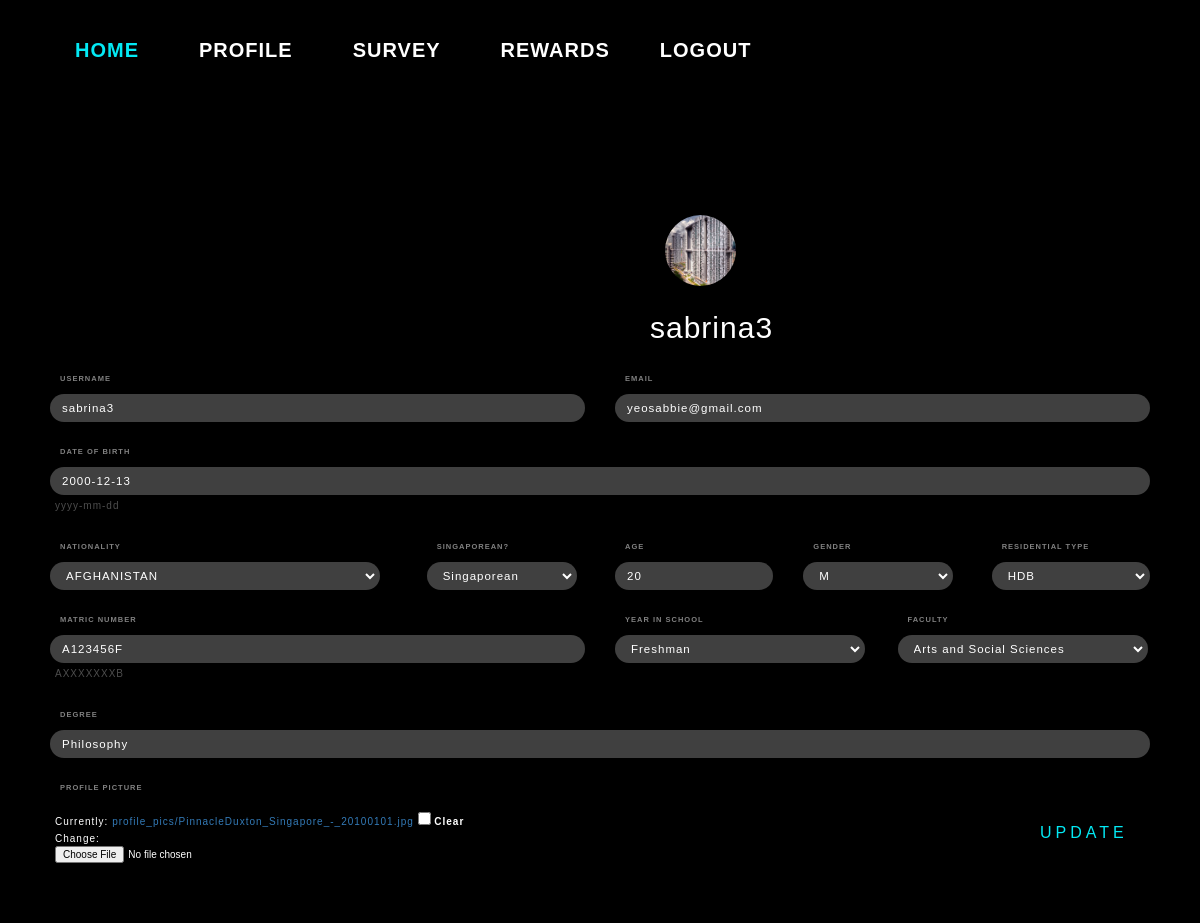
The app's page /accounts/profile/ (signed in) with its own data.
### accounts/models.py (models this page shows, shortened)
class UserProfileInfo(models.Model):
    user = models.OneToOneField(User, on_delete=models.CASCADE)
    name = models.CharField('Full Name',max_length=200)
    matriculationNumber = models.CharField('Matric Number',
    max_length=10,help_text='AXXXXXXXB')
    age = models.IntegerField()
    dob = models.DateField('Date of Birth', help_text='yyyy-mm-dd')
    genderChoices = [('Female','F'),('Male','M')]
    gender = models.CharField(max_length=10, choices=genderChoices)
    email = models.EmailField(max_length=200, blank=False)
    portfolio_site = models.URLField(blank=True)
    profile_pic = models.ImageField(upload_to='profile_pics', blank=True)
    countryChoices = [
    ('AFGHANISTAN', 'AFGHANISTAN'),
    ('ALBANIA', 'ALBANIA'),
    ('ALGERIA', 'ALGERIA'),
    ('AMERICAN SAMOA', 'AMERICAN SAMOA'),
    ('ANDORRA', 'ANDORRA'),
    ('ANGOLA', 'ANGOLA'),
    ('ANGUILLA', 'ANGUILLA'),
    ('ANTARCTICA', 'ANTARCTICA'),
    ('ANTIGUA AND BARBUDA', 'ANTIGUA AND BARBUDA'),
    ('ARGENTINA', 'ARGENTINA'),
    ('ARMENIA', 'ARMENIA'),
    ('ARUBA', 'ARUBA'),
    ('AUSTRALIA', 'AUSTRALIA'),
    ('AUSTRIA', 'AUSTRIA'),
    ('AZERBAIJAN', 'AZERBAIJAN'),
    ('BAHAMAS', 'BAHAMAS'),
    ('BAHRAIN', 'BAHRAIN'),
    ('BANGLADESH', 'BANGLADESH'),
    ('BARBADOS', 'BARBADOS'),
    ('BELARUS', 'BELARUS'),
    ('BELGIUM', 'BELGIUM'),
    ('BELIZE', 'BELIZE'),
    ('BENIN', 'BENIN'),
    ('BERMUDA', 'BERMUDA'),
    ('BHUTAN', 'BHUTAN'),
    ('BOLIVIA', 'BOLIVIA'),
    ('BOSNIA AND HERZEGOVINA', 'BOSNIA AND HERZEGOVINA'),
    ('BOTSWANA', 'BOTSWANA'),
    ('BOUVET ISLAND', 'BOUVET ISLAND'),
    ('BRAZIL', 'BRAZIL'),
    ('BRITISH INDIAN OCEAN TERRITORY', 'BRITISH INDIAN OCEAN TERRITORY'),
    ('BRUNEI DARUSSALAM', 'BRUNEI DARUSSALAM'),
    ('BULGARIA', 'BULGARIA'),
    ('BURKINA FASO', 'BURKINA FASO'),
    ('BURUNDI', 'BURUNDI'),
    ('CAMBODIA', 'CAMBODIA'),
    ('CAMEROON', 'CAMEROON'),
    ('CANADA', 'CANADA'),
    ('CAPE VERDE', 'CAPE VERDE'),
    ('CAYMAN ISLANDS', 'CAYMAN ISLANDS'),
    ('CENTRAL AFRICAN REPUBLIC', 'CENTRAL AFRICAN REPUBLIC'),
    ('CHAD', 'CHAD'),
    ('CHILE', 'CHILE'),
    ('CHINA', 'CHINA'),
    ('CHRISTMAS ISLAND', 'CHRISTMAS ISLAND'),
    ('COCOS (KEELING) ISLANDS', 'COCOS (KEELING) ISLANDS'),
    ('COLOMBIA', 'COLOMBIA'),
    ('COMOROS', 'COMOROS'),
    ('CONGO', 'CONGO'),
    ('CONGO, THE DEMOCRATIC REPUBLIC OF', 'CONGO, THE DEMOCRATIC REPUBLIC OF'),
    ('COOK ISLANDS', 'COOK ISLANDS'),
    ('COSTA RICA', 'COSTA RICA'),
    ("CÃ”TE D'IVOIRE", "CÃ”TE D'IVOIRE"),
    ('CROATIA', 'CROATIA'),
    ('CUBA', 'CUBA'),
    ('CYPRUS', 'CYPRUS'),
    ('CZECH REPUBLIC', 'CZECH REPUBLIC'),
    ('DENMARK', 'DENMARK'),
    ('DJIBOUTI', 'DJIBOUTI'),
    ('DOMINICA', 'DOMINICA'),
    ('DOMINICAN REPUBLIC', 'DOMINICAN REPUBLIC'),
    ('ECUADOR', 'ECUADOR'),
    ('EGYPT', 'EGYPT'),
    ('EL SALVADOR', 'EL SALVADOR'),
    ('EQUATORIAL GUINEA', 'EQUATORIAL GUINEA'),
    ('ERITREA', 'ERITREA'),
    ('ESTONIA', 'ESTONIA'),
    ('ETHIOPIA', 'ETHIOPIA'),
    ('FALKLAND ISLANDS (MALVINAS)', 'FALKLAND ISLANDS (MALVINAS)'),
    ('FAROE ISLANDS', 'FAROE ISLANDS'),
    ('FIJI', 'FIJI'),
    ('FINLAND', 'FINLAND'),
    ('FRANCE', 'FRANCE'),
    ('FRENCH GUIANA', 'FRENCH GUIANA'),
    ('FRENCH POLYNESIA', 'FRENCH POLYNESIA'),
    ('FRENCH SOUTHERN TERRITORIES', 'FRENCH SOUTHERN TERRITORIES'),
    ('GABON', 'GABON'),
    ('GAMBIA', 'GAMBIA'),
    ('GEORGIA', 'GEORGIA'),
    ('GERMANY', 'GERMANY'),
    ('GHANA', 'GHANA'),
    ('GIBRALTAR', 'GIBRALTAR'),
    ('GREECE', 'GREECE'),
    ('GREENLAND', 'GREENLAND'),
    ('GRENADA', 'GRENADA'),
    ('GUADELOUPE', 'GUADELOUPE'),
    ('GUAM', 'GUAM'),
    ('GUATEMALA', 'GUATEMALA'),
    ('GN', 'GUINEA'),
    ('GUYANA', 'GUYANA'),
    ('HAITI', 'HAITI'),
    ('HEARD ISLAND AND MCDONALD ISLANDS', 'HEARD ISLAND AND MCDONALD ISLANDS'),
    ('HONDURAS', 'HONDURAS'),
    ('HONG KONG', 'HONG KONG'),
    ('HUNGARY', 'HUNGARY'),
    ('ICELAND', 'ICELAND'),
    ('INDIA', 'INDIA'),
    ('INDONESIA', 'INDONESIA'),
    ('IRAN, ISLAMIC REPUBLIC OF', 'IRAN, ISLAMIC REPUBLIC OF'),
    ('IRAQ', 'IRAQ'),
    ('IRELAND', 'IRELAND'),
    ('ISRAEL', 'ISRAEL'),
    ('ITALY', 'ITALY'),
    ('JAMAICA', 'JAMAICA'),
    ('JAPAN', 'JAPAN'),
    ('JORDAN', 'JORDAN'),
    ('KAZAKHSTAN', 'KAZAKHSTAN'),
    ('KENYA', 'KENYA'),
    ('KIRIBATI', 'KIRIBATI'),
    ("KOREA, DEMOCRATIC PEOPLE'S REPUBLIC OF", "KOREA, DEMOCRATIC PEOPLE'S REPUBLIC OF"),
    ('KOREA, REPUBLIC OF', 'KOREA, REPUBLIC OF'),
    ('KUWAIT', 'KUWAIT'),
    ('KYRGYZSTAN', 'KYRGYZSTAN'),
    ("LAO PEOPLE'S DEMOCRATIC REPUBLIC", "LAO PEOPLE'S DEMOCRATIC REPUBLIC"),
    ('LATVIA', 'LATVIA'),
    ('LEBANON', 'LEBANON'),
    ('LESOTHO', 'LESOTHO'),
    ('LIBERIA', 'LIBERIA'),
    ('LIBYAN ARAB JAMAHIRIYA', 'LIBYAN ARAB JAMAHIRIYA'),
    ('LIECHTENSTEIN', 'LIECHTENSTEIN'),
    ('LITHUANIA', 'LITHUANIA'),
    ('LUXEMBOURG', 'LUXEMBOURG'),
    ('MACAO', 'MACAO'),
    ('MACEDONIA, THE FORMER YUGOSLAV REPUBLIC OF', 'MACEDONIA, THE FORMER YUGOSLAV REPUBLIC OF'),
    ('MADAGASCAR', 'MADAGASCAR'),
    ('MALAWI', 'MALAWI'),
    ('MALAYSIA', 'MALAYSIA'),
    ('MALDIVES', 'MALDIVES'),
    ('MALI', 'MALI'),
    ('MALTA', 'MALTA'),
    ('MARSHALL ISLANDS', 'MARSHALL ISLANDS'),
    ('MARTINIQUE', 'MARTINIQUE'),
    ('MAURITANIA', 'MAURITANIA'),
    ('MAURITIUS', 'MAURITIUS'),
    ('MAYOTTE', 'MAYOTTE'),
    ('MEXICO', 'MEXICO'),
    ('MICRONESIA, FEDERATED STATES OF', 'MICRONESIA, FEDERATED STATES OF'),
    ('MOLDOVA, REPUBLIC OF', 'MOLDOVA, REPUBLIC OF'),
    ('MONACO', 'MONACO'),
    ('MONGOLIA', 'MONGOLIA'),
    ('MONTSERRAT', 'MONTSERRAT'),
    ('MOROCCO', 'MOROCCO'),
    ('MOZAMBIQUE', 'MOZAMBIQUE'),
    ('MYANMAR', 'MYANMAR'),
    ('NAMIBIA', 'NAMIBIA'),
    ('NAURU', 'NAURU'),
    ('NEPAL', 'NEPAL'),
    ('NETHERLANDS', 'NETHERLANDS'),
    ('NETHERLANDS ANTILLES', 'NETHERLANDS ANTILLES'),
    ('NEW CALEDONIA', 'NEW CALEDONIA'),
    ('NEW ZEALAND', 'NEW ZEALAND'),
    ('NICARAGUA', 'NICARAGUA'),
    ('NIGER', 'NIGER'),
    ('NIGERIA', 'NIGERIA'),
    ('NIUE', 'NIUE'),
    ('NORFOLK ISLAND', 'NORFOLK ISLAND'),
    ('NORTHERN MARIANA ISLANDS', 'NORTHERN MARIANA ISLANDS'),
    ('NORWAY', 'NORWAY'),
    ('OMAN', 'OMAN'),
    ('PAKISTAN', 'PAKISTAN'),
    ('PALAU', 'PALAU'),
    ('PALESTINIAN TERRITORY, OCCUPIED', 'PALESTINIAN TERRITORY, OCCUPIED'),
    ('PANAMA', 'PANAMA'),
    ('PAPUA NEW GUINEA', 'PAPUA NEW GUINEA'),
    ('PARAGUAY', 'PARAGUAY'),
    ('PERU', 'PERU'),
    ('PHILIPPINES', 'PHILIPPINES'),
    ('PITCAIRN', 'PITCAIRN'),
    ('POLAND', 'POLAND'),
    ('PORTUGAL', 'PORTUGAL'),
    ('PUERTO RICO', 'PUERTO RICO'),
    ('QATAR', 'QATAR'),
    ('RÃ‰UNION', 'RÃ‰UNION'),
    ('ROMANIA', 'ROMANIA'),
    ('RUSSIAN FEDERATION', 'RUSSIAN FEDERATION'),
    ('RWANDA', 'RWANDA'),
    ('SAINT HELENA', 'SAINT HELENA'),
    ('SAINT KITTS AND NEVIS', 'SAINT KITTS AND NEVIS'),
    ('SAINT LUCIA', 'SAINT LUCIA'),
    ('SAINT PIERRE AND MIQUELON', 'SAINT PIERRE AND MIQUELON'),
    ('SAINT VINCENT AND THE GRENADINES', 'SAINT VINCENT AND THE GRENADINES'),
    ('SAMOA', 'SAMOA'),
    ('SAN MARINO', 'SAN MARINO'),
    ('SAO TOME AND PRINCIPE', 'SAO TOME AND PRINCIPE'),
    ('SAUDI ARABIA', 'SAUDI ARABIA'),
    ('SENEGAL', 'SENEGAL'),
    ('SERBIA AND MONTENEGRO', 'SERBIA AND MONTENEGRO'),
    ('SEYCHELLES', 'SEYCHELLES'),
    ('SIERRA LEONE', 'SIERRA LEONE'),
    ('SINGAPORE', 'SINGAPORE'),
    ('SLOVAKIA', 'SLOVAKIA'),
    ('SLOVENIA', 'SLOVENIA'),
    ('SOLOMON ISLANDS', 'SOLOMON ISLANDS'),
    ('SOMALIA', 'SOMALIA'),
    ('SOUTH AFRICA', 'SOUTH AFRICA'),
    ('SOUTH GEORGIA AND SOUTH SANDWICH ISLANDS', 'SOUTH GEORGIA AND SOUTH SANDWICH ISLANDS'),
    ('SPAIN', 'SPAIN'),
    ('SRI LANKA', 'SRI LANKA'),
    ('SUDAN', 'SUDAN'),
    ('SURINAME', 'SURINAME'),
    ('SVALBARD AND JAN MAYEN', 'SVALBARD AND JAN MAYEN'),
    ('SWAZILAND', 'SWAZILAND'),
    ('SWEDEN', 'SWEDEN'),
    ('SWITZERLAND', 'SWITZERLAND'),
    ('SYRIAN ARAB REPUBLIC', 'SYRIAN ARAB REPUBLIC'),
    ('TAIWAN, PROVINCE OF CHINA', 'TAIWAN, PROVINCE OF CHINA'),
    ('TAJIKISTAN', 'TAJIKISTAN'),
    ('TANZANIA, UNITED REPUBLIC OF', 'TANZANIA, UNITED REPUBLIC OF'),
    ('THAILAND', 'THAILAND'),
    ('TIMOR', 'TIMOR'),
    ('TOGO', 'TOGO'),
    ('TOKELAU', 'TOKELAU'),
    ('TONGA', 'TONGA'),
    ('TRINIDAD AND TOBAGO', 'TRINIDAD AND TOBAGO'),
    ('TUNISIA', 'TUNISIA'),
    ('TURKEY', 'TURKEY'),
    ('TURKMENISTAN', 'TURKMENISTAN'),
    ('TURKS AND CAICOS ISLANDS', 'TURKS AND CAICOS ISLANDS'),
    ('TUVALU', 'TUVALU'),
    ('UGANDA', 'UGANDA'),
    ('UKRAINE', 'UKRAINE'),
    ('UNITED ARAB EMIRATES', 'UNITED ARAB EMIRATES'),
    ('UNITED KINGDOM', 'UNITED KINGDOM'),
    ('UNITED STATES', 'UNITED STATES'),
    ('UNITED STATES MINOR OUTLYING ISLANDS', 'UNITED STATES MINOR OUTLYING ISLANDS'),
    ('URUGUAY', 'URUGUAY'),
    ('UZBEKISTAN', 'UZBEKISTAN'),
    ('VANUATU', 'VANUATU'),
    ('VIET NAM', 'VIET NAM'),
    ('VIRGIN ISLANDS, BRITISH', 'VIRGIN ISLANDS, BRITISH'),
    ('VIRGIN ISLANDS, U.S.', 'VIRGIN ISLANDS, U.S.'),
    ('WALLIS AND FUTUNA', 'WALLIS AND FUTUNA'),
    ('WESTERN SAHARA', 'WESTERN SAHARA'),
    ('YEMEN', 'YEMEN'),
    ('ZIMBABWE', 'ZIMBABWE')]
    nationality = models.CharField(
    max_length=50, choices=countryChoices, default='SINGAPORE'
    )
    singaporeanChoices=[('Singaporean','Singaporean'),('Non-Singaporean','Non-Singaporean')]
    singaporean=models.CharField(max_length=50, choices=singaporeanChoices, default='Singaporean' )
    facultyChoices = [
    ('Arts and Social Sciences','Arts and Social Sciences'),
    ('Business and Accountancy','Business and Accountancy'),
    ('Computing','Computing'),
    ('Dentistry','Dentistry'),
    ('Design and Environment', 'Design and Environment'),
    ('Engineering','Engineering'),
    ('Law','Law'),
    ('Medicine','Medicine'),
    ('Nursing','Nursing'),
    ('Music','Music'),
    ('Science','Science'),
    ]
    faculty = models.CharField(max_length=50,
    choices=facultyChoices,default='Arts and Social Sciences')
    degree = models.CharField(max_length=50)
    YEAR_IN_SCHOOL_CHOICES = [
        ('FRESHMAN', 'Freshman'),
        ('SOPHOMORE', 'Sophomore'),
        ('JUNIOR', 'Junior'),
        ('SENIOR', 'Senior'),
        ('GRADUATE', 'Graduate'),
    ]
    year_in_school = models.CharField(
        max_length=10,
        choices=YEAR_IN_SCHOOL_CHOICES,
        default='FRESHMAN',
    )
    CurrentResidentialType_choices = [
    ('HDB', 'HDB'),
    ('PE', 'PrivateEstate'),
    ('Condo', 'Condominium'),
    ('Campus', 'Campus Accomodation')]
    currentresidentialtype = models.CharField('Current Residential Type',
    max_length=10, choices=CurrentResidentialType_choices,
    default='HDB')

### accounts/views.py (the view)
# urls.py: url(r'^accounts/profile/',accounts_views.profile_view, name='profile'),
@login_required
def profile_view(request):
    if request.method == 'POST':
        user_form=UserUpdateForm(request.POST, instance=request.user)
        profile_form=ProfileUpdateForm(request.POST,request.FILES, instance=request.user.userprofileinfo)
        if user_form.is_valid and profile_form.is_valid:
            user_form.save()
            profile_form.save()
            messages.success(request, 'Your profile is successfully updated!')
            return redirect('profile')
    else:
        user_form=UserUpdateForm(instance=request.user)
        profile_form=ProfileUpdateForm(instance=request.user.userprofileinfo)
    return render(request, 'accounts/profile.html', {'user_form':user_form, 'profile_form':profile_form})

### accounts/templates/accounts/profile.html (shortened to what this page needs)
{% extends "survey/base.html" %}
{% load static %}
{% block css %}
<link rel="stylesheet" type="text/css" href="{% static 'accounts/profile.css' %}">
{% endblock %}
{% block body_block %}
<div class="profile_box">
<div class="uh-image">
    <img class="uh-image-inner" src="{{user.userprofileinfo.profile_pic.url}}">
</div>
<div class="profile_header">
    <h2> {{ user.username }}</h2>
</div>
<div class="container">
    <form enctype="multipart/form-data" method="POST" action="{% url 'accounts:profile' %}" id="profileupdate_form" class="form-login">
        <div class="form-row">
            <div class="form-group col-md-6 mb-0">
                <label for="username" class="login__label"> Username</label>
                {{user_form.username}}
            </div>
            <div class="form-group col-md-6 mb-0">
                <label for="email" class="login__label"> Email </label>
                {{ profile_form.email}}
            </div>
        </div>
        <div class="form-row">
            <div class="form-group col-md-12 mb-0">
                <label for="dob"  class="login__label"> Date of Birth </label>
                {{ profile_form.dob}}
                <div class="help_text">
                {{profile_form.dob.help_text}}
                </div>
            </div>
        </div>
        <div class="form-row">
            <div class="form-group col-md-4 mb-0">
                <label for="nationality" class="login__label"> Nationality </label>
                {{ profile_form.nationality}}
            </div>
            <div class="form-group col-md-2 mb-0">
                <label for="singaporean" class="login__label"> Singaporean? </label>
                {{profile_form.singaporean}}
            </div>
            <div class="form-group col-md-2 mb-0">
                <label for="age" class="login__label"> Age </label>
                {{ profile_form.age}}
            </div>
            <div class="form-group col-md-2 mb-0">
                <label for="gender" class="login__label"> Gender </label>
                {{ profile_form.gender}}
            </div>
            <div class="form-group col-md-2 mb-0">
                <label for="currentresidentialtype" class="login__label"> Residential Type </label>
                {{ profile_form.currentresidentialtype}}
            </div>
        </div>
        <div class="form-row">
            <div class="form-group col-md-6 mb-0">
                <label for="matriculationNumber" class="login__label"> Matric Number </label>
                {{ profile_form.matriculationNumber}}
                <div class="help_text">
                {{profile_form.matriculationNumber.help_text}}
                </div>
            </div>
            <div class="form-group col-md-3 mb-0">
                <label for="year_in_school" class="login__label"> Year in School </label>
                {{ profile_form.year_in_school}}
            </div>
            <div class="form-group col-md-3 mb-0">
                <label for="faculty" class="login__label"> Faculty </label>
                {{ profile_form.faculty}}
            </div>
            <div class="form-group col-md-12 mb-0">
                <label for="degree" class="login__label"> Degree </label>
                {{ profile_form.degree }}
            </div>
        </div>
        <div class="form-row">
            <div class="form-group col-md-12 mb-0">
                <label for="profile_pic" class="login__label" id="pic"> Profile Picture</label>
                <div class="pic_text">
                {{ profile_form.profile_pic}}
                </div>
            </div>
        </div>
        <div class="form-row">
            <div class="form-group col-md-12 mb-0">
                <div class="box">
                    <a href="#" onclick= "document.getElementById('profileupdate_form').submit()" id="update-button">
                        Update
                    </a>
                </div>
            </div>
        </div>
	</form>
</div>
{% endblock %}

### records on screen
UserProfileInfo: email "yeosabbie@gmail.com", dob "2000-12-13", nationality "AFGHANISTAN", singaporean "Singaporean", age "20", gender "M", currentresidentialtype "HDB", matriculationNumber "A123456F", year_in_school "Freshman", faculty "Arts and Social Sciences", degree "Philosophy"

### other values on screen
{{ user.username }} "sabrina3"
{{ profile_form.dob.help_text }} "yyyy-mm-dd"
{{ profile_form.matriculationNumber.help_text }} "AXXXXXXXB"
